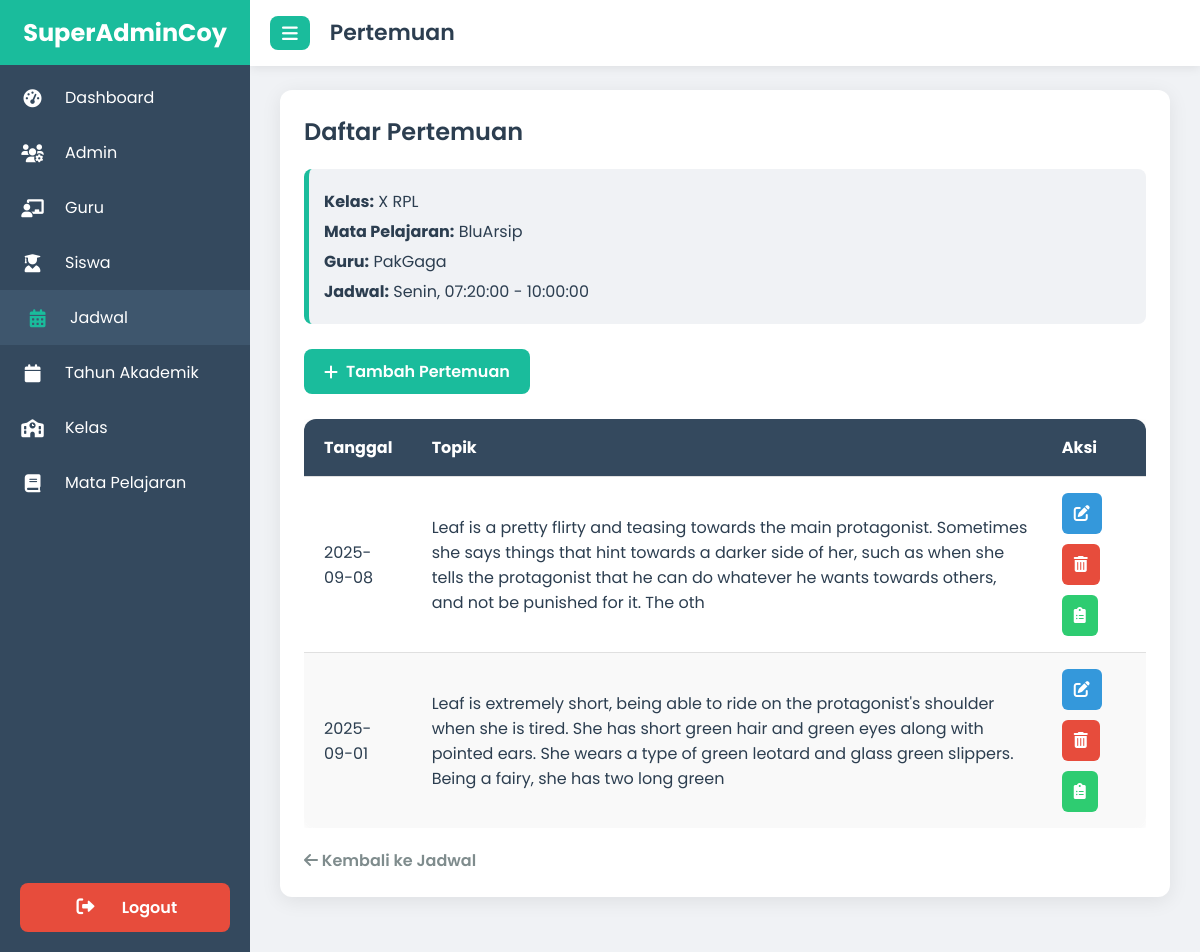
Screenshot of /superadmin/jadwal/pertemuan.php?id_jadwal=20 (signed in) with the database file from the repository.
### tables this page shows
CREATE TABLE `jadwal` (
  `id` int(11) NOT NULL,
  `class_id` int(11) DEFAULT NULL,
  `hari` varchar(20) DEFAULT NULL,
  `jam_mulai` time DEFAULT NULL,
  `jam_selesai` time DEFAULT NULL,
  `mata_pelajaran` varchar(100) DEFAULT NULL,
  `teacher_id` int(11) DEFAULT NULL,
  `id_mapel` int(11) DEFAULT NULL
);

CREATE TABLE `class` (
  `id` int(11) NOT NULL,
  `nama_kelas` varchar(50) NOT NULL,
  `teacher_id` int(11) NOT NULL,
  `photo` varchar(255) NOT NULL,
  `tahun_ajaran` varchar(20) NOT NULL,
  `deskripsi` text NOT NULL,
  `id_tahun_akademik` int(11) DEFAULT NULL
);

CREATE TABLE `mapel` (
  `id` int(11) NOT NULL,
  `nama_mapel` varchar(100) NOT NULL,
  `photo` varchar(255) DEFAULT NULL,
  `kurikulum` varchar(50) NOT NULL
);

CREATE TABLE `guru` (
  `id` int(11) NOT NULL,
  `nip` varchar(30) DEFAULT NULL,
  `name` varchar(100) DEFAULT NULL,
  `gender` enum('laki-laki','Perempuan') DEFAULT NULL,
  `email` varchar(100) DEFAULT NULL,
  `pass` varchar(255) DEFAULT NULL,
  `dob` date DEFAULT NULL,
  `no_hp` varchar(20) DEFAULT NULL,
  `photo` varchar(100) NOT NULL,
  `alamat` text DEFAULT NULL,
  `mapel` varchar(100) DEFAULT NULL,
  `admission_date` timestamp NOT NULL DEFAULT current_timestamp()
);

CREATE TABLE `pertemuan` (
  `id` int(11) NOT NULL,
  `id_jadwal` int(11) DEFAULT NULL,
  `tanggal` date DEFAULT NULL,
  `topik` varchar(255) DEFAULT NULL
);

### superadmin/jadwal/pertemuan.php (the view, shortened to what this page needs)
<?php
    require '../../koneksi.php';
    $id_jadwal = $_GET['id_jadwal'] ?? null;
    $stmt_jadwal = $pdo->prepare("
        SELECT
            jadwal.hari, jadwal.jam_mulai, jadwal.jam_selesai,
            guru.name AS nama_guru,
            mapel.nama_mapel,
            class.nama_kelas
        FROM jadwal
        JOIN guru ON jadwal.teacher_id = guru.id
        JOIN mapel ON jadwal.id_mapel = mapel.id
        JOIN class ON jadwal.class_id = class.id
        WHERE jadwal.id = ?
    ");
    $stmt_jadwal->execute([$id_jadwal]);
    $jadwal_info = $stmt_jadwal->fetch(PDO::FETCH_ASSOC);
    $stmt_pertemuan = $pdo->prepare("SELECT * FROM pertemuan WHERE id_jadwal = ? ORDER BY tanggal DESC");
    $stmt_pertemuan->execute([$id_jadwal]);
    $pertemuan = $stmt_pertemuan->fetchAll(PDO::FETCH_ASSOC);
?>
<!DOCTYPE html>
<html lang="id">
<head>
    <link href="https://cdnjs.cloudflare.com/ajax/libs/font-awesome/6.0.0-beta3/css/all.min.css" rel="stylesheet">
</head>
<body>
    <div class="sidebar" id="sidebar">
        <div class="logo"><span>SuperAdminCoy</span></div>
        <nav>
            <a href="../dashboard_superadmin.php">
                <i class="fas fa-tachometer-alt"></i>
                <span>Dashboard</span>
            </a>
            <a href="../admin/index.php">
                <i class="fas fa-users-cog"></i>
                <span>Admin</span>
            <a href="../guru/index.php">
                <i class="fas fa-chalkboard-teacher"></i>
                <span>Guru</span>
            </a>
            <a href="../siswa/index.php">
                <i class="fas fa-user-graduate"></i>
                <span>Siswa</span>
            </a>
            <a href="index.php" class="active">
                <i class="fas fa-calendar-alt"></i>
                <span>Jadwal</span>
            </a>
            <a href="../Tahun_Akademik/index.php">
                <i class="fas fa-calendar"></i>
                <span>Tahun Akademik</span>
            </a>
            <a href="../kelas/index.php">
                <i class="fas fa-school"></i>
                <span>Kelas</span>
            </a>
            <a href="../mapel/index.php">
                <i class="fas fa-book"></i>
                <span>Mata Pelajaran</span>
            </a>
            <div class="logout-button-container">
                <a onclick="showLogoutConfirm(event)">
                    <i class="fas fa-sign-out-alt"></i>
                    <span>Logout</span>
                </a>
            </div>
        </nav>
    </div>
    <div class="header" id="header">
        <button class="toggle-btn" onclick="toggleSidebar()">
            <i class="fas fa-bars"></i>
        </button>
        <h1>Pertemuan</h1>
    </div>
    <div class="content" id="mainContent">
        <div class="card">
            <h2>Daftar Pertemuan</h2>
            <?php if ($jadwal_info): ?>
                <div class="info-header">
                    <p><strong>Kelas:</strong> <?= htmlspecialchars($jadwal_info['nama_kelas']) ?></p>
                    <p><strong>Mata Pelajaran:</strong> <?= htmlspecialchars($jadwal_info['nama_mapel']) ?></p>
                    <p><strong>Guru:</strong> <?= htmlspecialchars($jadwal_info['nama_guru']) ?></p>
                    <p><strong>Jadwal:</strong> <?= htmlspecialchars($jadwal_info['hari']) ?>, <?= htmlspecialchars($jadwal_info['jam_mulai']) ?> - <?= htmlspecialchars($jadwal_info['jam_selesai']) ?></p>
                </div>
            <?php endif; ?>
            <a href="#" onclick="openModal()" class="add-link">
                <i class="fas fa-plus"></i> Tambah Pertemuan
            </a>
            <div class="table-container">
                <table class="schedule-table">
                    <thead>
                        <tr>
                            <th>Tanggal</th>
                            <th>Topik</th>
                            <th>Aksi</th>
                        </tr>
                    </thead>
                    <tbody>
                        <?php foreach ($pertemuan as $row): ?>
                            <tr>
                                <td><?= htmlspecialchars($row['tanggal']) ?></td>
                                <td><?= htmlspecialchars($row['topik']) ?></td>
                                <td>
                                    <div class="action-links">
                                        <a href="#" onclick="openEditModal(<?= htmlspecialchars(json_encode($row)) ?>)" class="action-link edit" title="Edit">
                                            <i class="fas fa-edit"></i>
                                        </a>
                                        <a href="#" onclick="openDeleteModal(<?= $row['id'] ?>)" class="action-link delete" title="Hapus">
                                            <i class="fas fa-trash-alt"></i>
                                        </a>
                                        <a href="../absensi/absensi.php?id_pertemuan=<?= $row['id'] ?>" class="action-link rekap" title="Rekap Absensi">
                                            <i class="fas fa-clipboard-list"></i>
                                        </a>
                                    </div>
                                </td>
                            </tr>
                        <?php endforeach; ?>
                    </tbody>
                </table>
            </div>
            <a href="index.php" class="back-link">
                <i class="fas fa-arrow-left"></i> Kembali ke Jadwal
            </a>
        </div>
    </div>
</body>
</html>

### rows the page displays
jadwal: class.nama_kelas "X RPL", id_mapel.nama_mapel "BluArsip", teacher.name "PakGaga", hari "Senin", jam_mulai "07:20:00", jam_selesai "10:00:00"
pertemuan: tanggal "2025-09-08", topik "Leaf is a pretty flirty and teasing towards the main protagonist. Sometimes she says things that hint towards a darker side of her, such as when she tells the protagonist that he can do whatever he wants towards others, and not be punished for it. The oth"
pertemuan: tanggal "2025-09-01", topik "Leaf is extremely short, being able to ride on the protagonist's shoulder when she is tired. She has short green hair and green eyes along with pointed ears. She wears a type of green leotard and glass green slippers. Being a fairy, she has two long green"
